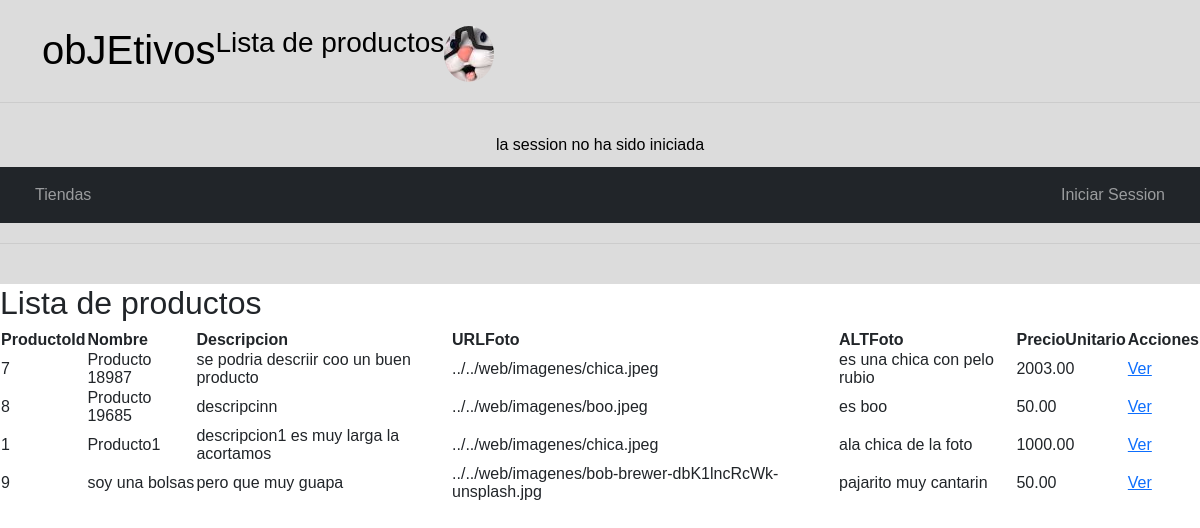
/web/view/verProductos.php, run on the app's committed database.
### tables this page shows
CREATE TABLE IF NOT EXISTS `productos` (
  `pro_id` INT(10) NOT NULL AUTO_INCREMENT,
  `pro_nombre` VARCHAR(45) NOT NULL,
  `pro_descripcion` VARCHAR(300) NOT NULL,
  `pro_URLFoto` VARCHAR(300) NOT NULL,
  `pro_ALTFoto` VARCHAR(45) NOT NULL,
  `pro_precioUnitario` DECIMAL(7,2) NOT NULL,
  `categoriasProductos_cat_id` INT(11) NOT NULL,
  `pro_fecha` DATETIME NOT NULL DEFAULT CURRENT_TIMESTAMP(),
  `pro_ubicacion` varchar(6) NOT NULL,
  PRIMARY KEY (`pro_id`),
  INDEX `fk_productos_categoriasProductos1_idx` (`categoriasProductos_cat_id` ASC) ,
  CONSTRAINT `fk_productos_categoriasProductos1`
    FOREIGN KEY (`categoriasProductos_cat_id`)
    REFERENCES `categoriasproductos` (`cat_id`)
    ON DELETE NO ACTION
    ON UPDATE NO ACTION);

### web/model/Connection.php (called while the page is built, shortened)
<?php
class Connection {
    protected function connect(){
        try {
            $con = new PDO('mysql:host=localhost;dbname=tienda', 'root','');
            $con->setAttribute(PDO::ATTR_DEFAULT_FETCH_MODE,PDO::FETCH_ASSOC);
            $con->setAttribute(PDO::ATTR_ERRMODE, PDO::ERRMODE_EXCEPTION);
            return $con;
        } catch (PDOException $e) {
            return "Error!: ". $e->getMessage()."<br>";
        }
    }
}

### web/model/producto.php (called while the page is built, shortened)
<?php
class Producto extends Connection{
    private $tablaNombre = "productos";
    protected function getTodos() {
        try {
            $stmt = $this->connect()->prepare("SELECT   pro_id, pro_nombre, pro_descripcion,
                                                        pro_URLFoto, pro_ALTFoto, pro_precioUnitario,
                                                        categoriasProductos_cat_id as pro_categoria
                                            FROM ".$this->tablaNombre." ORDER BY pro_nombre,pro_precioUnitario" );
            $stmt->execute();
            return $stmt->fetchAll();
            }
        catch (Exception $e){
            return $e->getMessage();
            }
    }
}

### web/controler/productoContr.php (called while the page is built, shortened)
<?php
class ProductoContr extends Producto{
    public function traerTodos()  {
        return $this->getTodos();
    }
}
?>

### web/view/verProductos.php (the view, shortened to what this page needs)
<?php
require_once "../model/Connection.php";
require_once "../model/Producto.php";
require_once "../controler/ProductoContr.php";
$datos = new ProductoContr();
if (($_SERVER['REQUEST_METHOD'] == 'GET') && isset($_GET['cat'])) {
    $categoria = $_GET['cat'];
    $datos->setCategoria($categoria);
    $todos = $datos->traerUnaCategoria();
    $nombreCat = $datos->nombreCategoria();
    $title = "Lista de productos de Categoría '".$nombreCat."'";
}else{
    $todos = $datos->traerTodos();
    $title = "Lista de productos";
};
include "../includes/header.php";
?>
<!DOCTYPE html>
<html lang="en">
<head>
    <link href="https://cdn.jsdelivr.net/npm/bootstrap@5.3.3/dist/css/bootstrap.min.css" rel="stylesheet">
    <link href="https://cdn.jsdelivr.net/npm/bootstrap-icons@1.11.3/font/bootstrap-icons.min.css" rel="stylesheet">
    <link rel="stylesheet" type="text/css" href="style.css">
</head>
<body>
  <h2><?=$title;?></h2>
  <table>
    <tr>
        <th>ProductoId</th>
        <th>Nombre</th>
        <th>Descripcion</th>
        <th>URLFoto</th>
        <th>ALTFoto</th>
        <th>PrecioUnitario</th>
        <th>Acciones</th>
    </tr>
    <?php foreach ($todos as $key => $todo){
        echo "<tr>";
        echo "<td>".$todo['pro_id']."</td>";
        echo "<td>".$todo['pro_nombre']."</td>";
        echo "<td>".$todo['pro_descripcion']."</td>";
        echo "<td>".$todo['pro_URLFoto']."</td>";
        echo "<td>".$todo['pro_ALTFoto']."</td>";
        echo "<td>".$todo['pro_precioUnitario']."</td>";
        echo "<td>  <a href='../view/verProductoExistencias.php?id=".$todo['pro_id']."'>Ver</a> </td>";
        echo "</tr>";
        }
        ?>
    </table>
</body>
</html>

### web/view/style.css (style rules this page uses)
* { font-family:Verdana, Geneva, Tahoma, sans-serif; }
body { margin: 0; padding: 0; box-sizing: border-box; }

### data on the page
productos: pro_id "7", pro_nombre "Producto 18987", pro_descripcion "se podria descriir coo un buen producto", pro_URLFoto "../../web/imagenes/chica.jpeg", pro_ALTFoto "es una chica con pelo rubio", pro_precioUnitario "2003.00"
productos: pro_id "8", pro_nombre "Producto 19685", pro_descripcion "descripcinn", pro_URLFoto "../../web/imagenes/boo.jpeg", pro_ALTFoto "es boo", pro_precioUnitario "50.00"
productos: pro_id "1", pro_nombre "Producto1", pro_descripcion "descripcion1 es muy larga la acortamos", pro_URLFoto "../../web/imagenes/chica.jpeg", pro_ALTFoto "ala chica de la foto", pro_precioUnitario "1000.00"
productos: pro_id "9", pro_nombre "soy una bolsas", pro_descripcion "pero que muy guapa", pro_URLFoto "../../web/imagenes/bob-brewer-dbK1lncRcWk-unsplash.jpg", pro_ALTFoto "pajarito muy cantarin", pro_precioUnitario "50.00"

### other printed values
$title "Lista de productos"
